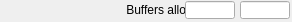
   <widget class="caFrame" name="caFrame_17">
    <property name="geometry">
     <rect>
      <x>370</x>
      <y>635</y>
      <width>292</width>
      <height>22</height>
     </rect>
    </property>
    <widget class="caLabel" name="caLabel_34">
     <property name="geometry">
      <rect>
       <x>0</x>
       <y>0</y>
       <width>216</width>
       <height>20</height>
      </rect>
     </property>
     <property name="frameShape">
      <enum>QFrame::NoFrame</enum>
     </property>
     <property name="text">
      <string>Buffers alloc/free</string>
     </property>
     <property name="alignment">
      <set>Qt::AlignAbsolute|Qt::AlignRight|Qt::AlignTrailing|Qt::AlignVCenter</set>
     </property>
     <property name="fontScaleMode">
      <enum>ESimpleLabel::WidthAndHeight</enum>
     </property>
     <property name="foreground">
      <color>
       <red>0</red>
       <green>0</green>
       <blue>0</blue>
      </color>
     </property>
     <property name="background">
      <color alpha="0">
       <red>0</red>
       <green>0</green>
       <blue>0</blue>
      </color>
     </property>
    </widget>
    <widget class="caLineEdit" name="caLineEdit_22">
     <property name="geometry">
      <rect>
       <x>185</x>
       <y>1</y>
       <width>50</width>
       <height>18</height>
      </rect>
     </property>
     <property name="alignment">
      <set>Qt::AlignAbsolute|Qt::AlignRight|Qt::AlignTrailing|Qt::AlignVCenter</set>
     </property>
     <property name="channel" stdset="0">
      <string>$(P)$(R)PoolAllocBuffers</string>
     </property>
     <property name="foreground">
      <color>
       <red>10</red>
       <green>0</green>
       <blue>184</blue>
      </color>
     </property>
     <property name="background">
      <color>
       <red>187</red>
       <green>187</green>
       <blue>187</blue>
      </color>
     </property>
     <property name="colorMode">
      <enum>caLineEdit::Static</enum>
     </property>
     <property name="precisionMode">
      <enum>caLineEdit::Channel</enum>
     </property>
     <property name="limitsMode">
      <enum>caLineEdit::Channel</enum>
     </property>
     <property name="maxValue">
      <double>1.000000000000000</double>
     </property>
     <property name="minValue">
      <double>0.000000000000000</double>
     </property>
     <property name="fontScaleMode">
      <enum>caLineEdit::WidthAndHeight</enum>
     </property>
     <property name="formatType">
      <enum>caLineEdit::decimal</enum>
     </property>
    </widget>
    <widget class="caLineEdit" name="caLineEdit_23">
     <property name="geometry">
      <rect>
       <x>240</x>
       <y>1</y>
       <width>50</width>
       <height>18</height>
      </rect>
     </property>
     <property name="alignment">
      <set>Qt::AlignAbsolute|Qt::AlignRight|Qt::AlignTrailing|Qt::AlignVCenter</set>
     </property>
     <property name="channel" stdset="0">
      <string>$(P)$(R)PoolFreeBuffers</string>
     </property>
     <property name="foreground">
      <color>
       <red>10</red>
       <green>0</green>
       <blue>184</blue>
      </color>
     </property>
     <property name="background">
      <color>
       <red>187</red>
       <green>187</green>
       <blue>187</blue>
      </color>
     </property>
     <property name="colorMode">
      <enum>caLineEdit::Static</enum>
     </property>
     <property name="precisionMode">
      <enum>caLineEdit::Channel</enum>
     </property>
     <property name="limitsMode">
      <enum>caLineEdit::Channel</enum>
     </property>
     <property name="maxValue">
      <double>1.000000000000000</double>
     </property>
     <property name="minValue">
      <double>0.000000000000000</double>
     </property>
     <property name="fontScaleMode">
      <enum>caLineEdit::WidthAndHeight</enum>
     </property>
     <property name="formatType">
      <enum>caLineEdit::decimal</enum>
     </property>
    </widget>
   </widget>
